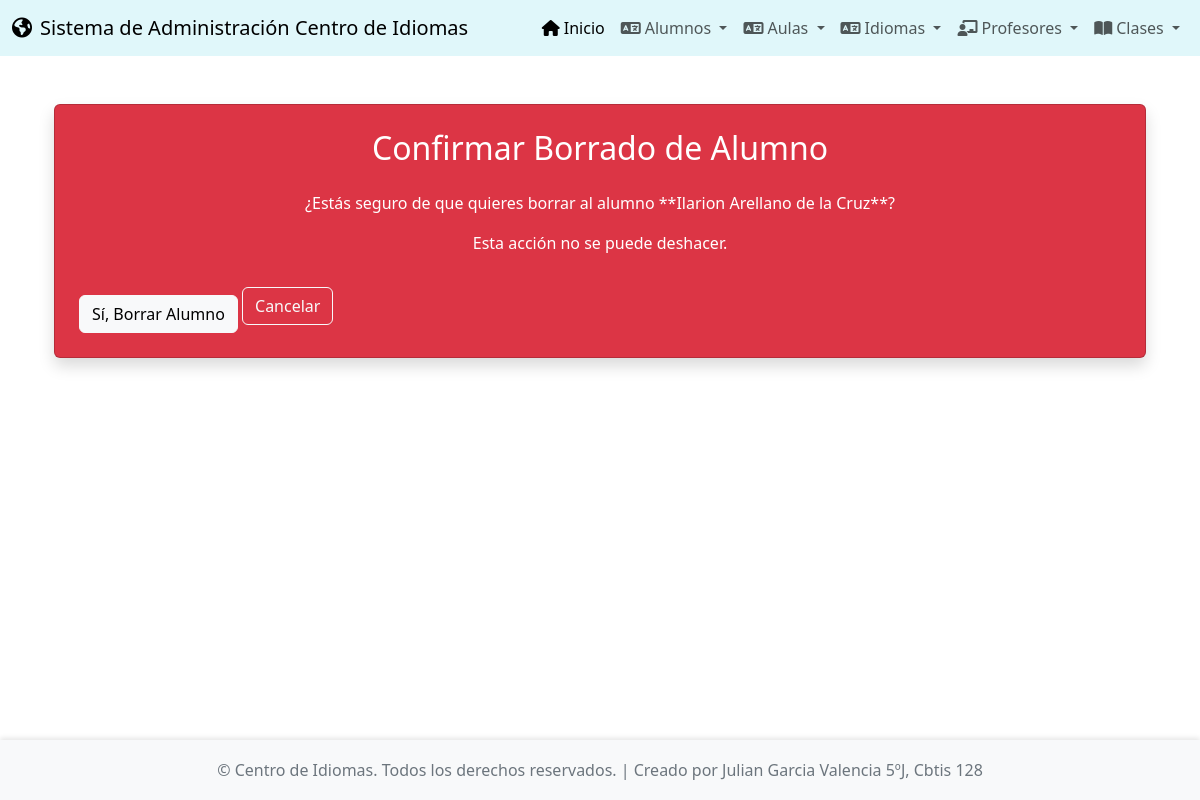
/alumnos/borrar/1/, run on the app's committed database.
### app_Centro_Idiomas/models.py (models this page shows, shortened)
class Alumnos(models.Model):
    nombre = models.CharField(max_length=100)
    apellido_paterno = models.CharField(max_length=100)
    apellido_materno = models.CharField(max_length=100)
    correo = models.EmailField(unique=True)
    telefono = models.CharField(max_length=15, blank=True, null=True)
    clase = models.ForeignKey(Clase, on_delete=models.SET_NULL, null=True, blank=True, related_name='alumnos')

### app_Centro_Idiomas/views.py (the view)
# urls.py: path('alumnos/borrar/<int:pk>/', views.borrar_alumno, name='borrar_alumno'),
def borrar_alumno(request, pk):
    alumno = get_object_or_404(Alumnos, pk=pk)
    if request.method == 'POST':
        alumno.delete()
        return redirect('ver_alumnos')
    return render(request, 'alumnos/borrar_alumno.html', {'alumno': alumno})

### app_Centro_Idiomas/templates/alumnos/borrar_alumno.html (shortened to what this page needs)
{% extends 'base.html' %}
{% block content %}
<div class="container mt-4">
    <div class="card shadow p-4 bg-danger text-white">
        <h2 class="card-title text-center mb-4">Confirmar Borrado de Alumno</h2>
        <p class="text-center">¿Estás seguro de que quieres borrar al alumno **{{ alumno.nombre }} {{ alumno.apellido_paterno }} {{ alumno.apellido_materno }}**?</p>
        <p class="text-center">Esta acción no se puede deshacer.</p>
        <form method="post">
            <button type="submit" class="btn btn-light btn-block mt-4">Sí, Borrar Alumno</button>
            <a href="{% url 'ver_alumnos' %}" class="btn btn-outline-light btn-block mt-2">Cancelar</a>
        </form>
    </div>
</div>
{% endblock %}

### app_Centro_Idiomas/templates/base.html (style rules this page uses)
body { display: flex; flex-direction: column; min-height: 100vh; }

### data on the page
Alumnos: nombre "Ilarion", apellido_paterno "Arellano", apellido_materno "de la Cruz"
